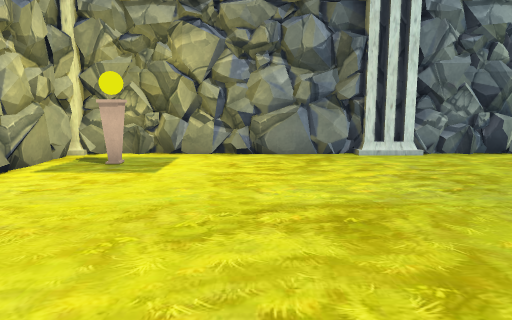
[1] (above)

20 first-person views from a walk through a scene from a Unity 3-D project. The camera is 1.3 m above the floor, tilts 8° down and sees 70° across. The floor is counted in squares, 1 m on a side. Each view is taken from the middle of a square. On the plan, view 1 faces up. The plan holds only what a view shows up to about 15 squares ahead; the rest is blank. The place goes on beyond the plan. The player character is not drawn.

[2]
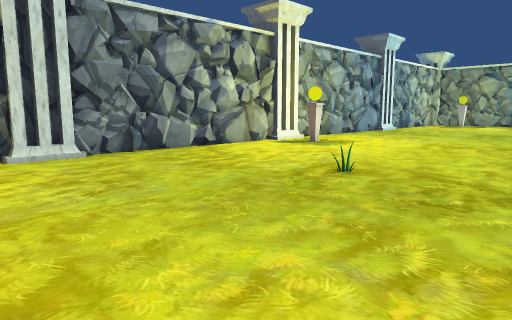

[3]
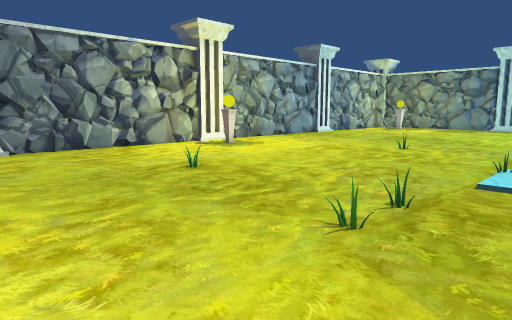

[4]
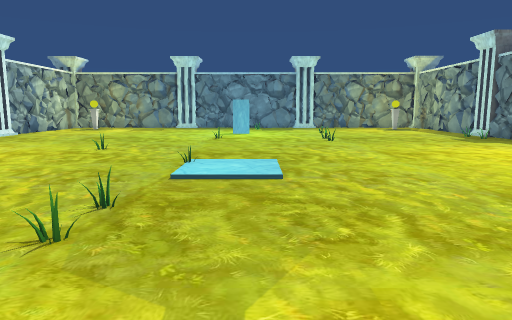

[5]
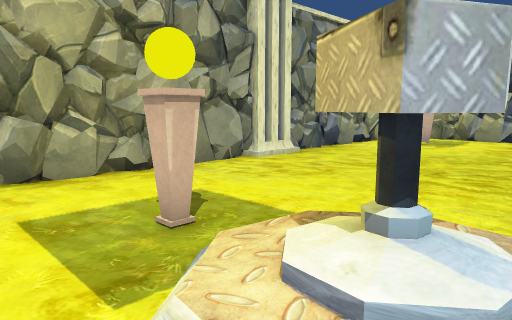

[6]
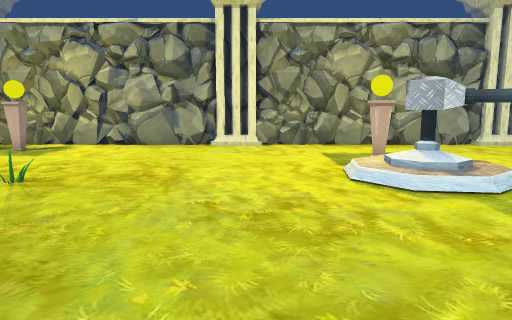

[7]
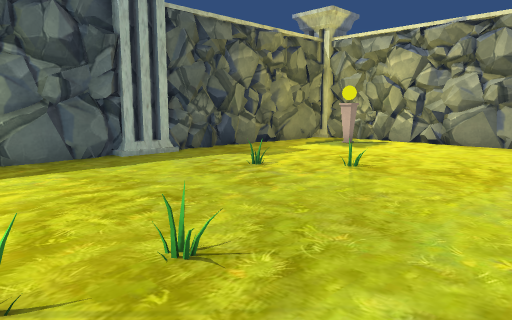

[8]
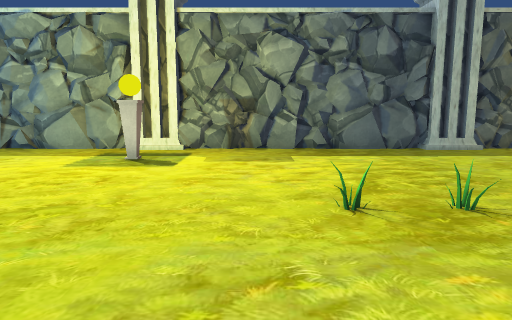

[9]
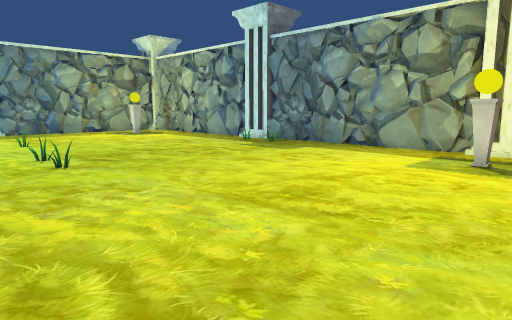

[10]
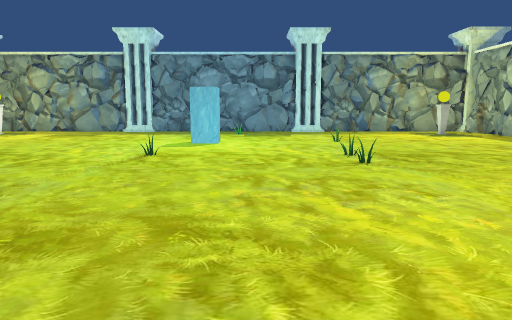

[11]
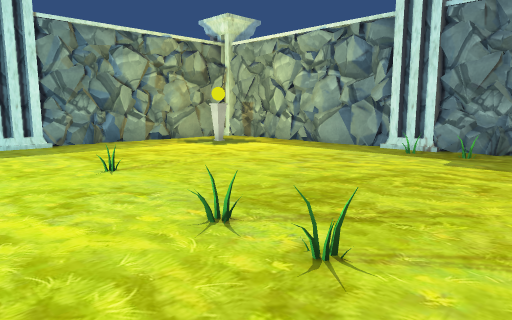

[12]
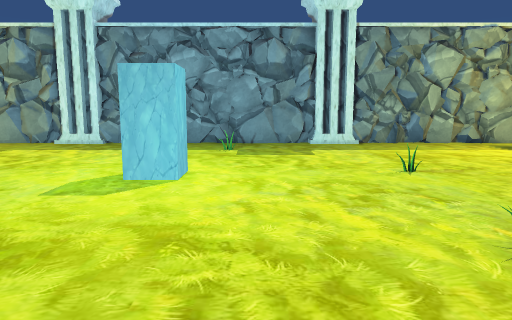

[13]
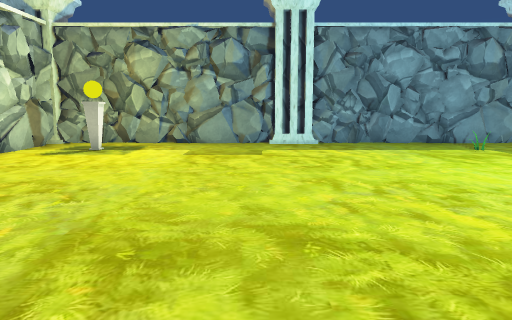

[14]
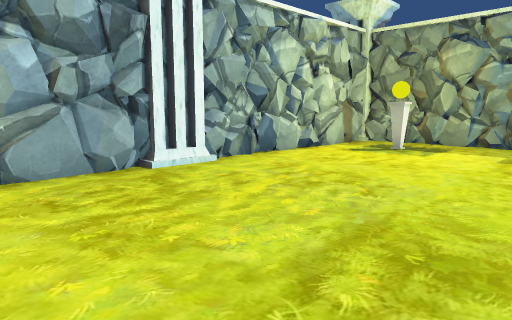

[15]
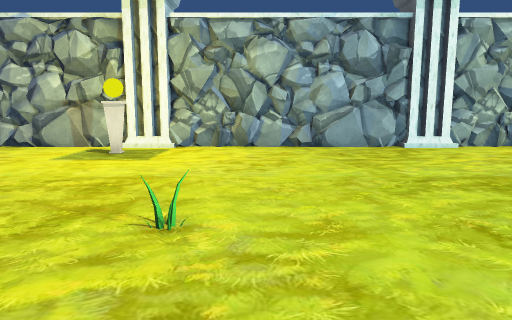

[16]
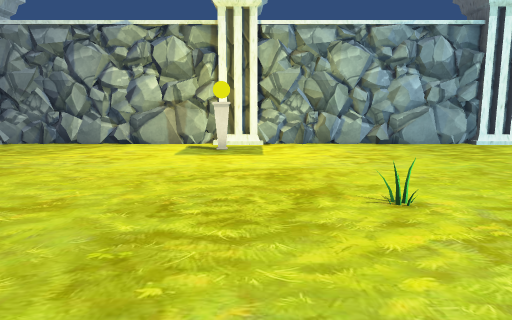

[17]
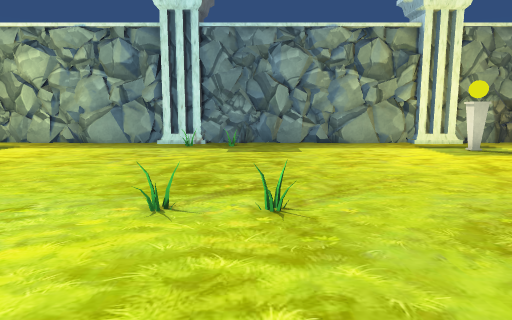

[18]
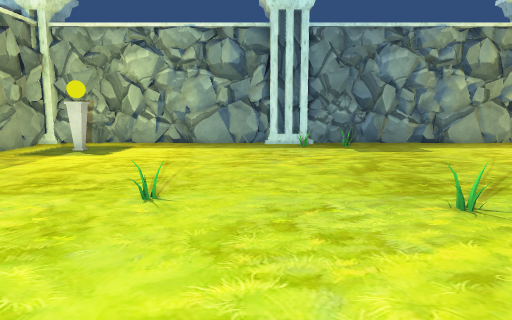

[19]
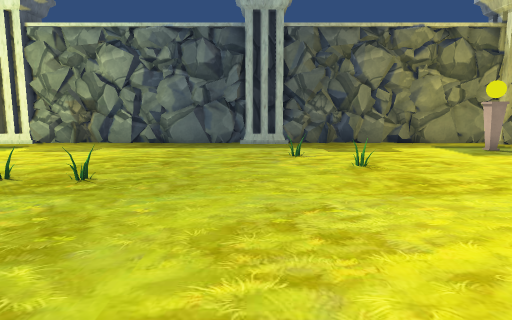

[20]
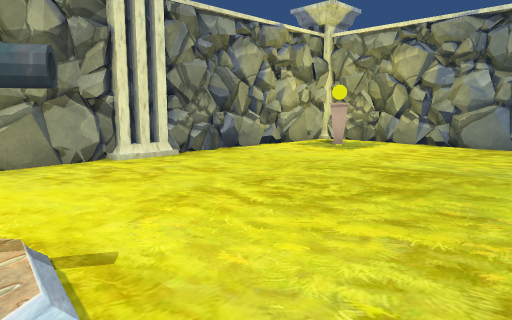

### Floor plan
Key: @ floor where view 1 was taken; # wall or solid block; x gap in a wall; . main floor; : floor 0.25 m higher than the main floor; / step, stairs or slope; = window, fence, low wall or low ledge; P pillar; O other object.
Columns run from 5 left of view 1 to 32 right of it. Each row starts with its distance up from view 1.
 11 #########P############################
 10 #.x...........##......##.........###.#
  9 #.O...............O..................#
  8 #.................................OO.#
  7 #....................................#
  6 #....................................#
  5 #....................................#
  4 #............=.......................#
  3 #....................................#
  2 #....................=...............P
  1 #....................................#
  0 #....@...............................#
 -1 #....................................#
 -2 #......O...=.=...=........=..........#
 -3 #....:O/......................O......#
 -4 #..OO/O/...........................=.#
 -5 #....///.............................#
 -6 #....................................#
 -7 #........................=...........#
 -8 #........................==...==.....P
 -9 #....................................#
-10 #...........=.=......................#
-11 #......=.............................#
-12 #....................................#
-13 #.......=............................#
-14 #.O...............O...............OO.#
-15 #.O...............O...............O..#
-16 #.........................==.........#
-17 #########P########P#########P#########

Where each view was taken, in squares from view 1:
view 1: 0 up, 0 right, facing up
view 2: 0 up, 1 right, facing up-right
view 3: 4 down, 2 right, facing up-right
view 4: 4 down, 2 right, facing right
view 5: 6 down, 2 right, facing up-left
view 6: 7 down, 8 right, facing left
view 7: 7 down, 9 right, facing down-left
view 8: 5 down, 10 right, facing down
view 9: 5 down, 11 right, facing down-right
view 10: 5 down, 11 right, facing right
view 11: 5 down, 18 right, facing down-right
view 12: 5 down, 18 right, facing right
view 13: 3 up, 18 right, facing right
view 14: 3 up, 18 right, facing up-right
view 15: 2 down, 17 right, facing up
view 16: 3 down, 14 right, facing up
view 17: 3 down, 20 right, facing down
view 18: 3 down, 24 right, facing down
view 19: 3 down, 4 right, facing down
view 20: 3 down, 4 right, facing up-left
